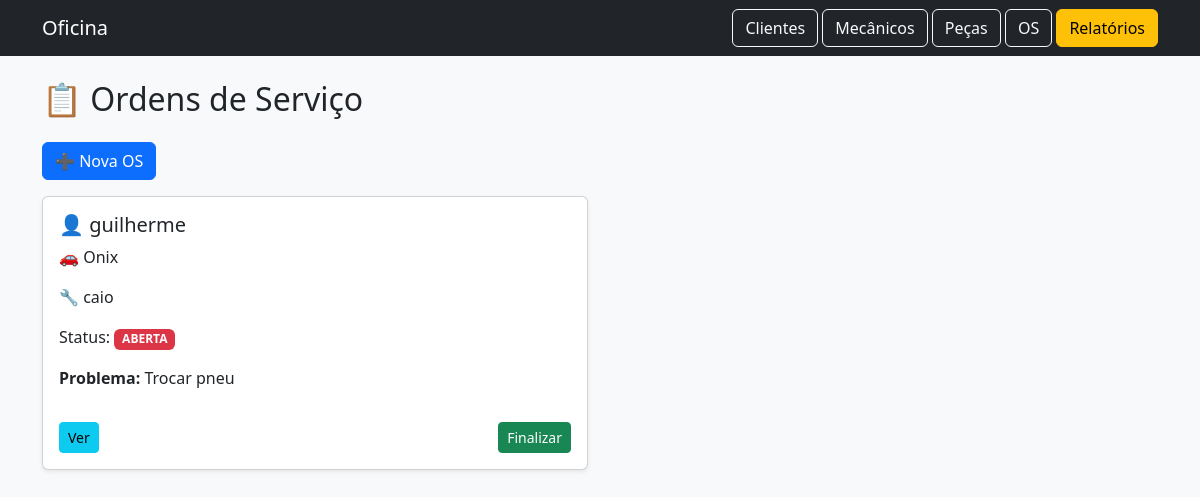
The page /os on the database as committed earlier.
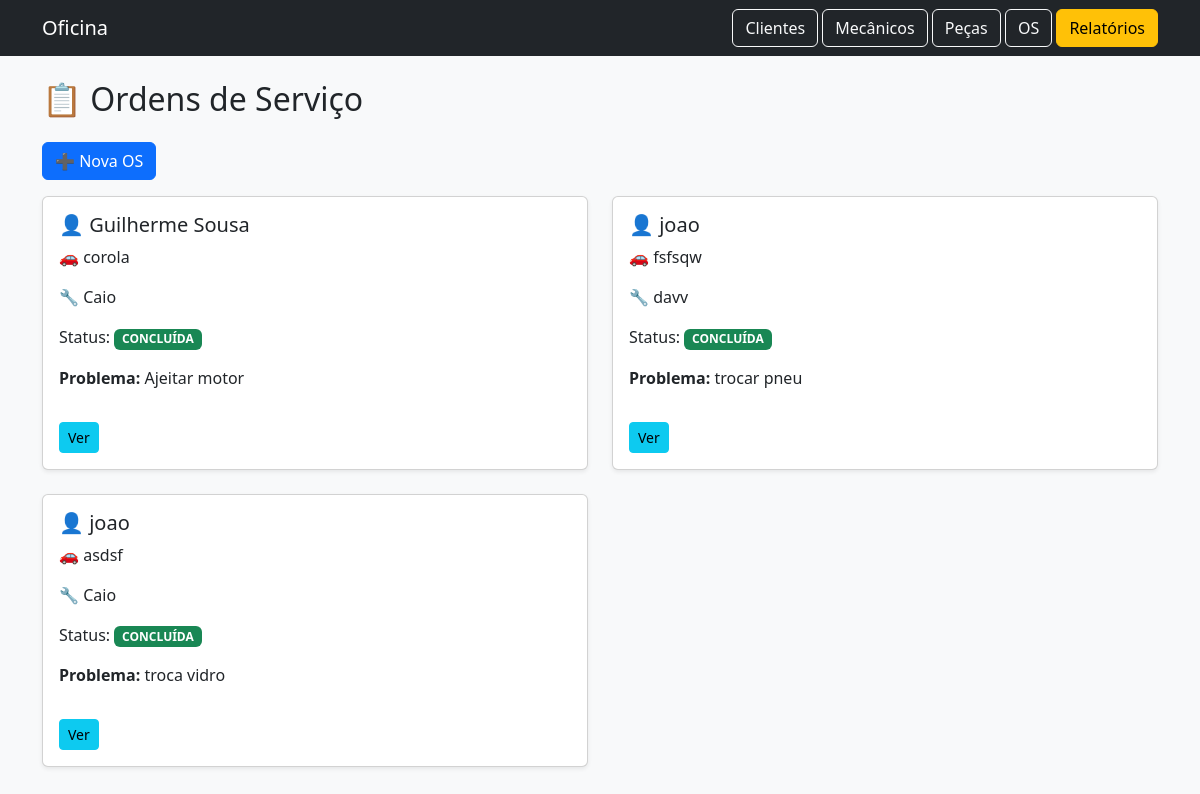
The same page on the database as committed later.
### tables this page shows
CREATE TABLE ordens_servico (
    id INTEGER PRIMARY KEY AUTOINCREMENT,
    cliente_id INTEGER,
    veiculo_id INTEGER,
    mecanico_id INTEGER,
    status TEXT DEFAULT 'ABERTA',
    problema_relatado TEXT,
    data_abertura DATETIME DEFAULT CURRENT_TIMESTAMP, data_conclusao DATETIME,

    FOREIGN KEY (cliente_id) REFERENCES clientes(id),
    FOREIGN KEY (veiculo_id) REFERENCES veiculos(id),
    FOREIGN KEY (mecanico_id) REFERENCES mecanicos(id)
);

CREATE TABLE clientes (
    id INTEGER PRIMARY KEY AUTOINCREMENT,
    nome TEXT NOT NULL,
    telefone TEXT,
    email TEXT
);

CREATE TABLE veiculos (
    id INTEGER PRIMARY KEY AUTOINCREMENT,
    cliente_id INTEGER,
    marca TEXT,
    modelo TEXT,
    placa TEXT,
    FOREIGN KEY (cliente_id) REFERENCES clientes(id) ON DELETE CASCADE
);

CREATE TABLE mecanicos (
    id INTEGER PRIMARY KEY AUTOINCREMENT,
    nome TEXT NOT NULL,
    especialidade TEXT
);

### app.py (the view)
@app.route("/os")
def listar_os():
    conn = conectar()
    cursor = conn.cursor()
    cursor.execute("""
        SELECT os.*, c.nome as cliente_nome, v.modelo as veiculo_modelo, m.nome as mecanico_nome
        FROM ordens_servico os
        JOIN clientes c ON os.cliente_id = c.id
        JOIN veiculos v ON os.veiculo_id = v.id
        JOIN mecanicos m ON os.mecanico_id = m.id
    """)
    ordens = cursor.fetchall()
    conn.close()
    return render_template("os.html", ordens=ordens)

### db.py (called while the page is built)
def conectar():
    conn = sqlite3.connect("oficina.db")
    conn.row_factory = sqlite3.Row
    return conn

### templates/os.html
{% extends "base.html" %}
{% block content %}
<h2 class="mb-4">📋 Ordens de Serviço</h2>
<a href="/os/nova" class="btn btn-primary mb-3">➕ Nova OS</a>
<div class="row g-4">
{% for os in ordens %}
<div class="col-md-6">
    <div class="card shadow-sm p-3">
        <h5>👤 {{os.cliente_nome}}</h5>
        <p>🚗 {{os.veiculo_modelo}}</p>
        <p>🔧 {{os.mecanico_nome}}</p>
        <p>
            Status:
            {% if os.status == 'ABERTA' %}
                <span class="badge bg-danger">ABERTA</span>
            {% elif os.status == 'CONCLUIDA' %}
                <span class="badge bg-success">CONCLUÍDA</span>
            {% else %}
                <span class="badge bg-secondary">{{os.status}}</span>
            {% endif %}
        </p>
        <p><strong>Problema:</strong> {{os.problema_relatado}}</p>
        <div class="d-flex justify-content-between mt-3">
            <a href="/os/{{os.id}}" class="btn btn-info btn-sm">Ver</a>
            {% if os.status == 'ABERTA' %}
            <a href="/os/finalizar/{{os.id}}" class="btn btn-success btn-sm">
                Finalizar
            </a>
            {% endif %}
        </div>
    </div>
</div>
{% endfor %}
</div>
{% endblock %}

Rows that differ between the two databases and show on the page:
no longer on this page (row unchanged): ordens_servico: cliente_nome "guilherme", veiculo_modelo "Onix", mecanico_nome "caio", status "ABERTA", problema_relatado "Trocar pneu"
added ordens_servico: cliente_nome "Guilherme Sousa", veiculo_modelo "corola", mecanico_nome "Caio", status "CONCLUÍDA", problema_relatado "Ajeitar motor"
added ordens_servico: cliente_nome "joao", veiculo_modelo "fsfsqw", mecanico_nome "davv", status "CONCLUÍDA", problema_relatado "trocar pneu"
added ordens_servico: cliente_nome "joao", veiculo_modelo "asdsf", mecanico_nome "Caio", status "CONCLUÍDA", problema_relatado "troca vidro"
